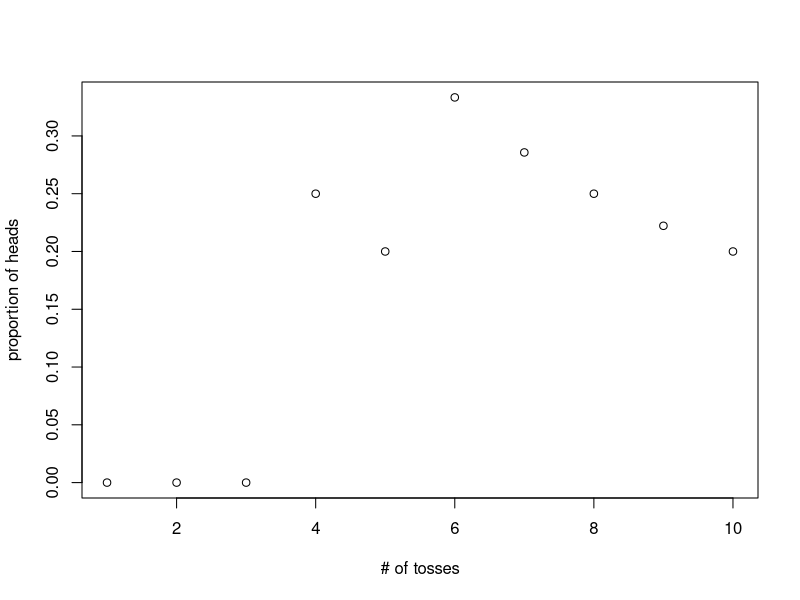
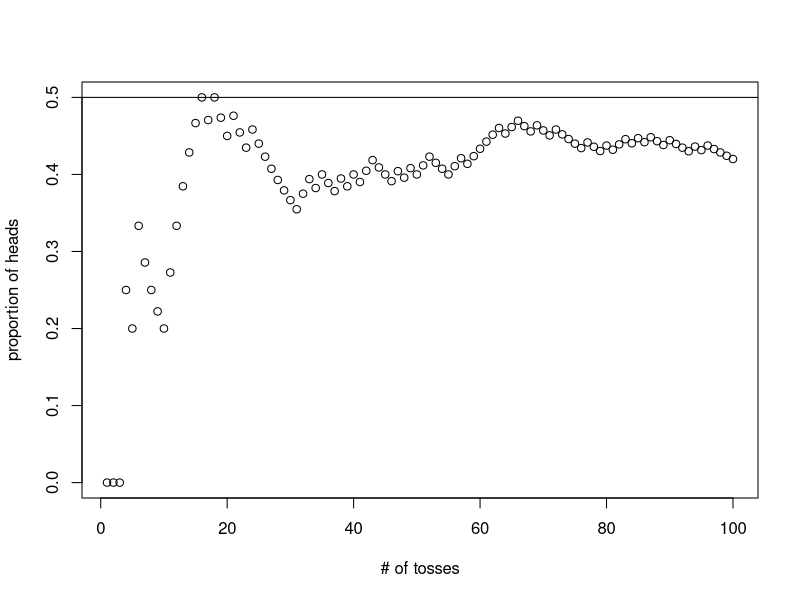
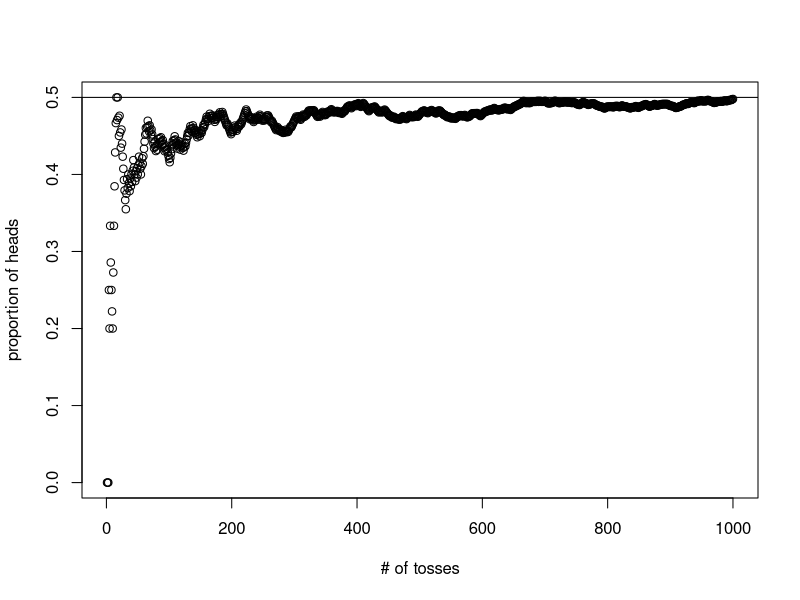

Recreate these plots in R, in order.
# 抽样 Tossing a coin

set.seed(2018)
N = 10000 # 硬币抛掷次数 Tossing a coin 重复 N 次
coin_seq = sample(c(0,1), N, replace = TRUE) # 

# 正面朝上的比例

ratio = cumsum(coin_seq)/seq(1:N)

plot(ratio[1:10]~seq(10), xlab = "# of tosses", ylab = "proportion of heads")
abline(h=0.5)
plot(ratio[1:100]~seq(100), xlab = "# of tosses", ylab = "proportion of heads")
abline(h=0.5)
plot(ratio[1:1000]~seq(1000), xlab = "# of tosses", ylab = "proportion of heads")
abline(h=0.5)
